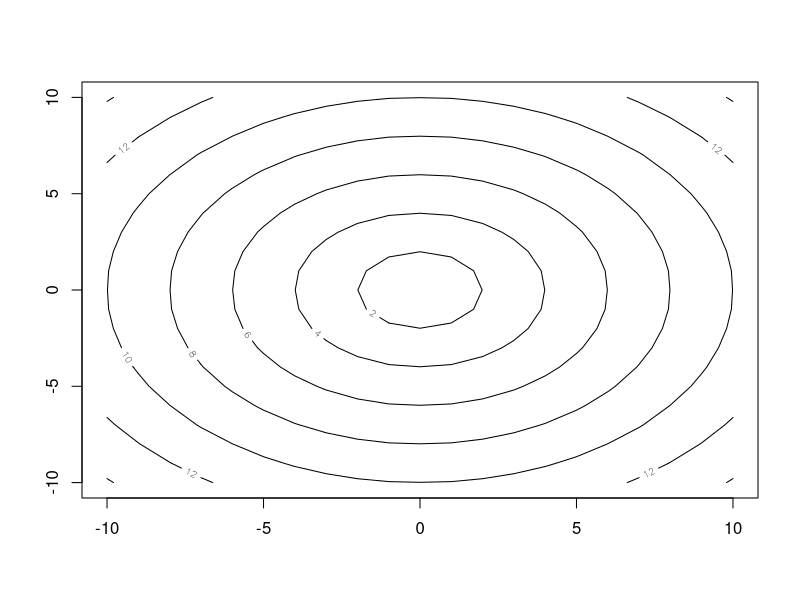
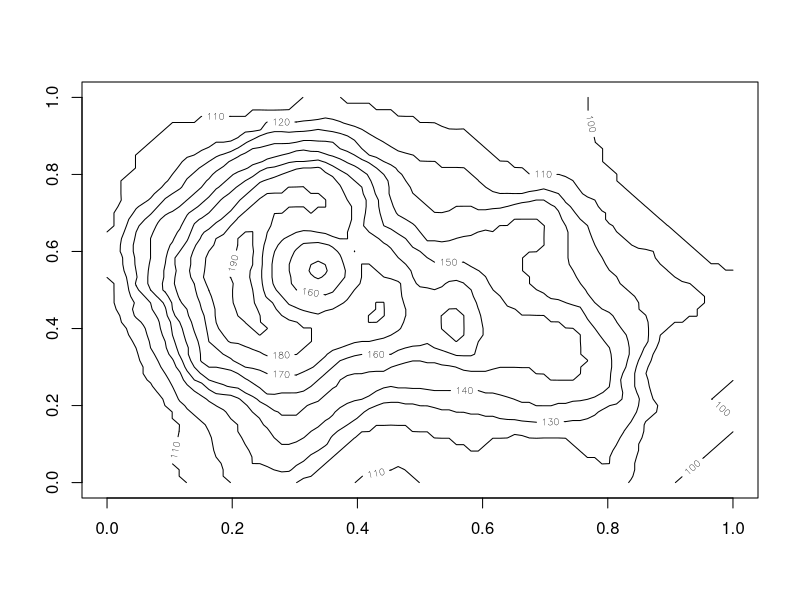
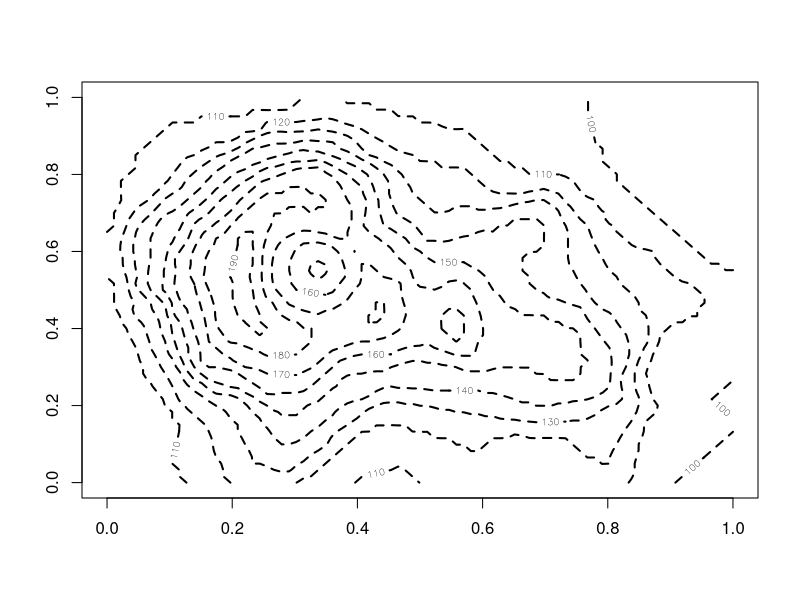
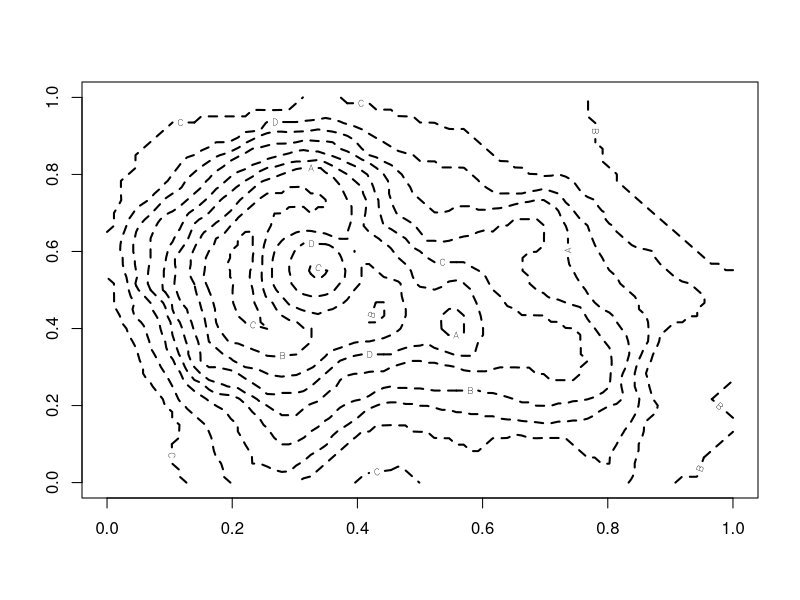
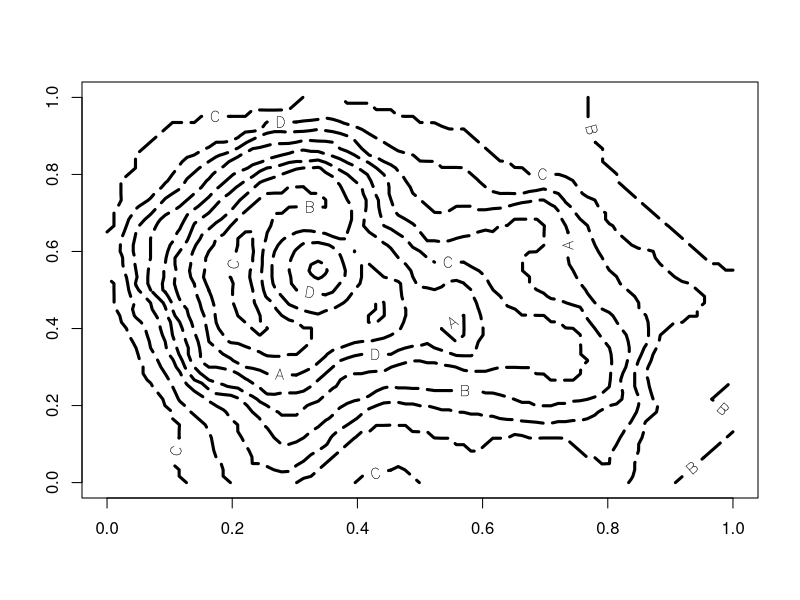
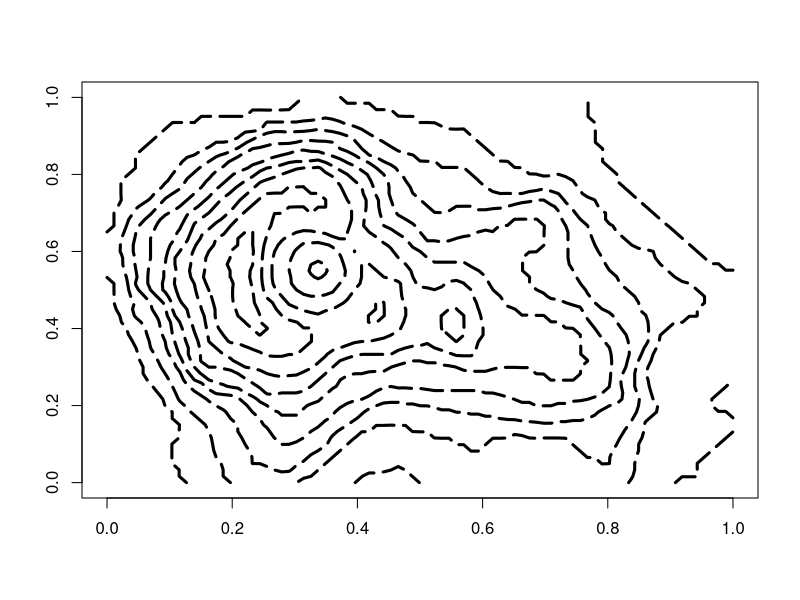
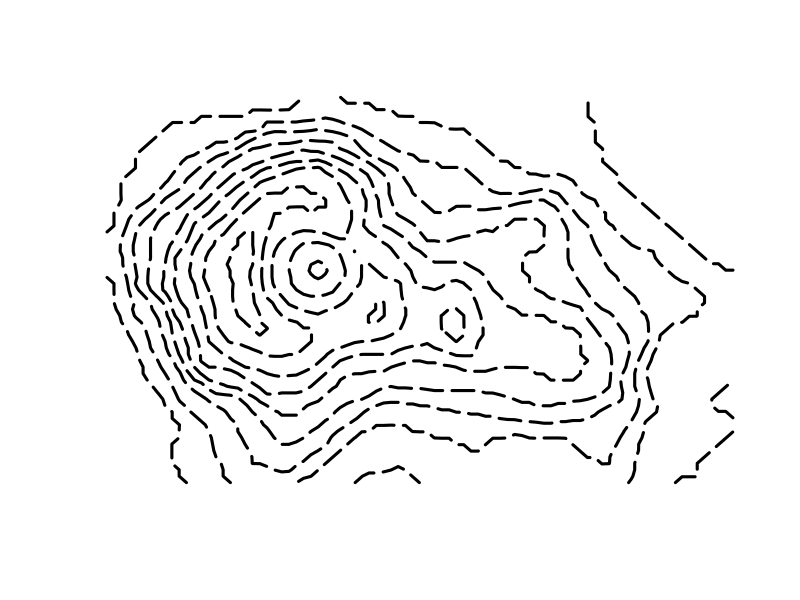
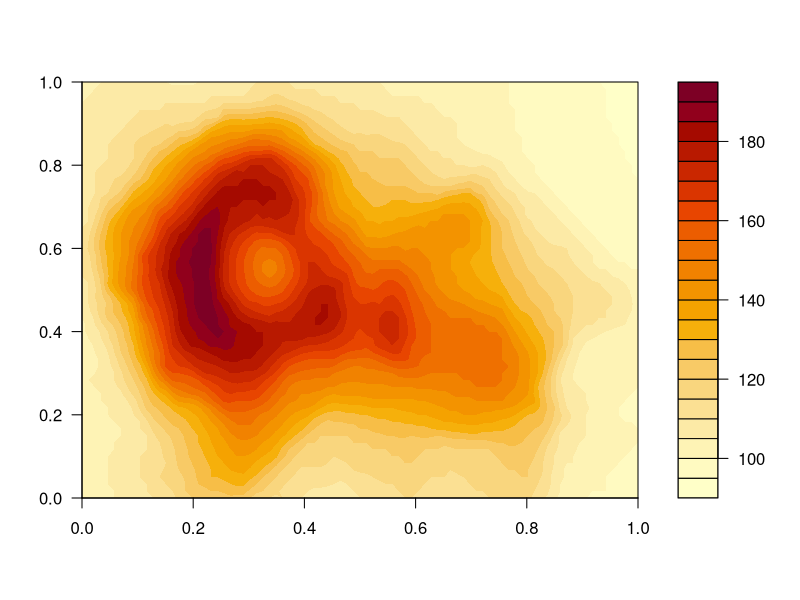

The R source for these figures, in order:
## ---- chunk 1
knitr::opts_chunk$set(echo = TRUE)
## ---- chunk 2
x <- -10:10
y <- -10:10
z <- sqrt(outer(x ^ 2, y ^ 2, "+"))

contour(x,y,z)
## ---- chunk 3
tibble::as.tibble(volcano)
## ---- chunk 4
contour(volcano)
## ---- chunk 5
contour(volcano,
        lwd = 2,
        lty = 8)
## ---- chunk 6
contour(volcano,
        lwd = 2,
        lty = 8,
        labels = c("A","B","C","D"))
## ---- chunk 7
contour(volcano,
        lwd = 3,
        lty = 5,
        labels = c("A","B","C","D"),
        labcex = 1)
## ---- chunk 8
contour(volcano,
        lwd = 3,
        lty = 5,
        drawlabels = F)
## ---- chunk 9
contour(volcano,
        lwd = 3,
        lty = 5,
        drawlabels = F,
        frame.plot = F,
        axes = F)
## ---- chunk 10
filled.contour(volcano)
## ---- chunk 11
filled.contour(volcano,
               nlevels = 30)
## ---- chunk 12
filled.contour(volcano,
               nlevels = 30,
               color.palette = terrain.colors)
## ---- chunk 13

filled.contour(volcano,
               nlevels = 30,
               color.palette = terrain.colors,
               plot.axes = {
                   axis(1)
                   axis(2)
                   contour(volcano, add = TRUE, lwd = 2)
               })
